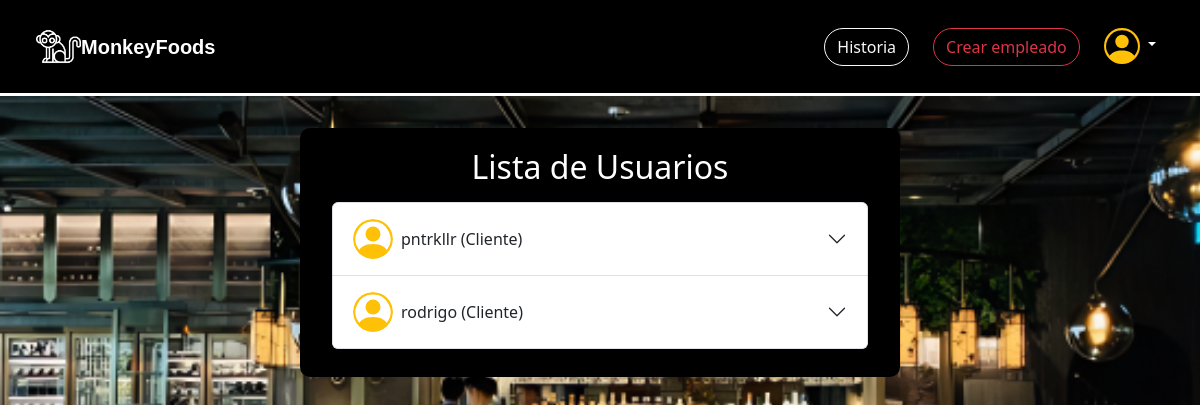
The page /perfil/admin-usuarios/ (signed in) on the database as committed earlier.
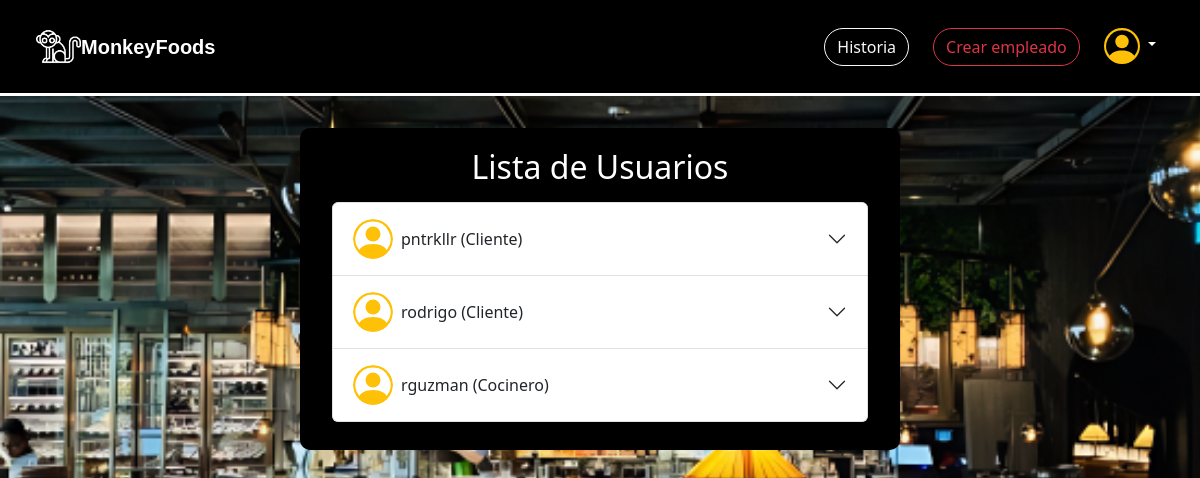
The same page on the database as committed later.
### apps/registrar/models.py (models this page shows, shortened)
class CustomUser(AbstractUser):
    ROL_CHOICES = (
        (1, 'Cliente'),
        (2, 'Mesero'),
        (3, 'Cocinero'),
        (4, 'Administrador'),
    )
    rol = models.PositiveSmallIntegerField(choices=ROL_CHOICES, default=1)
    foto_perfil = models.ImageField(upload_to='fotos_perfil/', blank=True, null=True)

### apps/perfil/views.py (the view)
# urls.py: path('admin-usuarios/', views.admin_usuarios, name='admin_usuarios'),
@login_required
@user_passes_test(es_admin)
def admin_usuarios(request):
    usuarios = CustomUser.objects.exclude(pk=request.user.pk)
    return render(request, 'perfil/admin_usuarios.html', {'usuarios': usuarios})

### apps/perfil/views.py (called while the page is built)
def es_admin(user):
    return user.is_authenticated and user.rol == 4

### apps/perfil/templates/perfil/admin_usuarios.html (shortened to what this page needs)
{% load static %}
<!DOCTYPE html>
<html lang="es">
<head>
    <link href="https://cdn.jsdelivr.net/npm/bootstrap@5.3.3/dist/css/bootstrap.min.css" rel="stylesheet"
>
    <link rel="stylesheet" href="https://cdn.jsdelivr.net/npm/bootstrap-icons@1.11.3/font/bootstrap-icons.min.css">
    <link rel="stylesheet" href="{% static 'perfil/css/styles.css' %}">
</head>
<body class="body-fondo">
    <nav class="navbar navbar-expand-lg bg-body-primary navbar-settings p-4">
        <div class="container-fluid">
            <a href="{% url 'index' %}">
                <img style="width: 45px; height: 45px;" src="{% static 'home/img/mono-blanco.png' %}" alt="marca">
                <a class="navbar-brand marca" href="{% url 'index' %}">MonkeyFoods</a>
            </a>
            <div class="collapse navbar-collapse" id="navbarSupportedContent">
                {% if request.user.is_authenticated %}
                <form class="d-flex gap-4" role="search">
                    <a href="{% url 'historia' %}">
                        <button class="btn btn-outline-light history" type="button">Historia</button>
                    </a>
                    {% if request.user.rol == 4 %}
                    <a href="{% url 'crear_empleado' %}">
                        <button class="btn btn-outline-danger history" type="button">Crear empleado</button>
                    </a>
                    {% endif %}
                    <div class="nav-item dropdown dropdown-perfil me-2">
                        <a class="nav-link dropdown-toggle" href="#" role="button" data-bs-toggle="dropdown">
                        </a>
                    </div>
                </form>
                {% endif %}
            </div>
        </div>
    </nav>
    {% block content %}
    <div class="form-container">
        <div class="container mb-2">
            <h2 class="text-white text-center mb-3">Lista de Usuarios</h2>
            <div class="accordion" id="accordionUsuarios">
                {% for u in usuarios %}
                <div class="accordion-item">
                    <h2 class="accordion-header" id="heading{{ u.id }}">
                        <button class="accordion-button collapsed d-flex align-items-center gap-2" type="button" data-bs-toggle="collapse" data-bs-target="#collapse{{ u.id }}">
                            <span>{{ u.username }} ({{ u.get_rol_display }})</span>
                        </button>
                    </h2>
                </div>
                {% empty %}
                <p class="text-center" style="font-size: 18px; color: grey; font-style: italic;">No hay otros usuarios registrados.</p>
                {% endfor %}
            </div>
        </div>
    </div>
    {% endblock %}
</body>
</html>

### apps/perfil/static/perfil/css/styles.css (style rules this page uses)
.navbar-settings { background-color: black; border-bottom: 3px solid; color: white; }
.history { border-radius: 40px; }
.marca { color: white; font-weight: bold; text-align: right; background-size: 20%; font-family: "Century Gothic", sans-serif; }
.body-fondo { background-image: url(../img/fondo.png); background-size: cover; background-position: cover; background-repeat: no-repeat; background-attachment: fixed; }
.dropdown-perfil { min-width: auto; max-width: auto; width: auto; }
.form-container { max-width: 600px; width: 90%; display: grid; color: white; background-color: black; border-radius: 10px; padding: 20px; margin: 2rem auto; }

Rows that differ between the two databases and show on the page:
added CustomUser: username "rguzman", rol "Cocinero"
